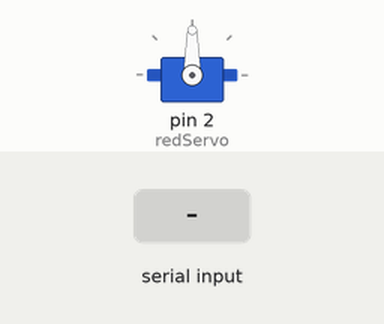
The sketch below on a simulated Arduino Uno, built with avr-gcc and run on an emulated ATmega328P. Parts: servo. The test bench sets the inputs (shaded band). What the sketch prints to the serial monitor is not drawn.

Above: at 0.8 s.
0.9 s: "1" received over Serial
At 10.4 s:
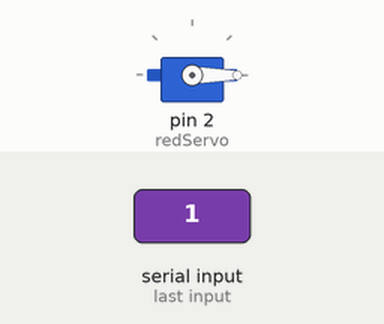
At 10.96 s:
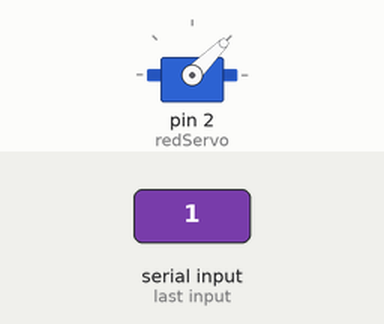
Timing chart, 0 to 12.0 s (numbered marks = the images above; inputs shaded):
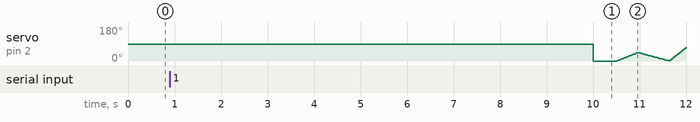

The sketch:

recoil_1.ino
```cpp
#include <Servo.h>

Servo redServo;
int redPos = 0;
boolean redServoReady = false;


long redSavedTime = 0;
long redTotalTime = 0;

long bluePassedTime = 0;
long blueSavedTime = 0;
long blueTotalTime = 0;

long greenPassedTime = 0;
long greenSavedTime = 0;
long greenTotalTime = 0;

long whitePassedTime = 0;
long whiteSavedTime = 0;
long whiteTotalTime = 0;

int randomMax = 5;
int randomMin = 10;

boolean redLight = true;

void setup(){

  randomSeed(analogRead(0));
  redServo.attach(2);
  /*
  redTotalTime = random(randomMax,randomMin) * 1000;
   blueTotalTime = random(randomMax,randomMin) * 1000;
   greenTotalTime = random(randomMax,randomMin) * 1000;
   whiteTotalTime = random(randomMax,randomMin) * 1000;
   */
  redTotalTime = 10000;

  Serial.begin(9600);

  establishContact();
  /*
  Serial.print("red: ");
   Serial.println(redTotalTime);

   Serial.print("blue: ");
   Serial.println(blueTotalTime);

   Serial.print("green: ");
   Serial.println(greenTotalTime);

   Serial.print("white: ");
   Serial.println(whiteTotalTime);
   */


}


void loop(){

  launch();

}

void establishContact() {
  while (Serial.available() <= 0) {
    Serial.write(9);   // send a capital A
  }
}


void launch(){
  //Red Section

  if(Serial.read() == 5){

    redLight = true;


  }
  if(redLight == true ){
    int redPassedTime = millis() - redSavedTime;

    if (redPassedTime > redTotalTime) {

      //redServoReady = redServoMove();
      redServoMove();
      //if (redServoReady == true){
        for(int i = 0; i<10; i++){
          Serial.write(1);
      //  }
      }
      redSavedTime = millis();
      redLight = false;

    }

  }
  /*
  //Blue Section
   int bluePassedTime = millis() - blueSavedTime;

   if (bluePassedTime > blueTotalTime) {

   //Serial.println("blue");
   Serial.write(2);

   blueSavedTime = millis();


   }
   else{

   Serial.write(10);

   }

   //Green Section
   int greenPassedTime = millis() - greenSavedTime;

   if (greenPassedTime > greenTotalTime) {

   // Serial.println("green");
   Serial.write(3);

   greenSavedTime = millis();

   }else{

   Serial.write(10);

   }

   //White Section
   int whitePassedTime = millis() - whiteSavedTime;

   if (whitePassedTime > whiteTotalTime) {

   //Serial.println("white");
   Serial.write(4);

   whiteSavedTime = millis();


   }else{

   Serial.write(10);

   }
   */

}


boolean redServoMove(){

  redServo.write(0);
  delay(500);
  for(redPos = 0; redPos < 45; redPos += 1)  // goes from 0 degrees to 180 degrees
  {
    redServo.write(redPos);
    delay(10);
  }

  for(redPos = 45; redPos>=1; redPos-=1)     // goes from 180 degrees to 0 degrees
  {
    redServo.write(redPos);              // tell servo to go to redPosition in variable 'redPos'
    delay(15);                       // waits 15ms for the servo to reach the redPosition
  }

  for(redPos = 0; redPos < 90; redPos += 1)  // goes from 0 degrees to 180 degrees
  {
    redServo.write(redPos);
    delay(5);
  }

  delay(1000);

  return true;

}
```
